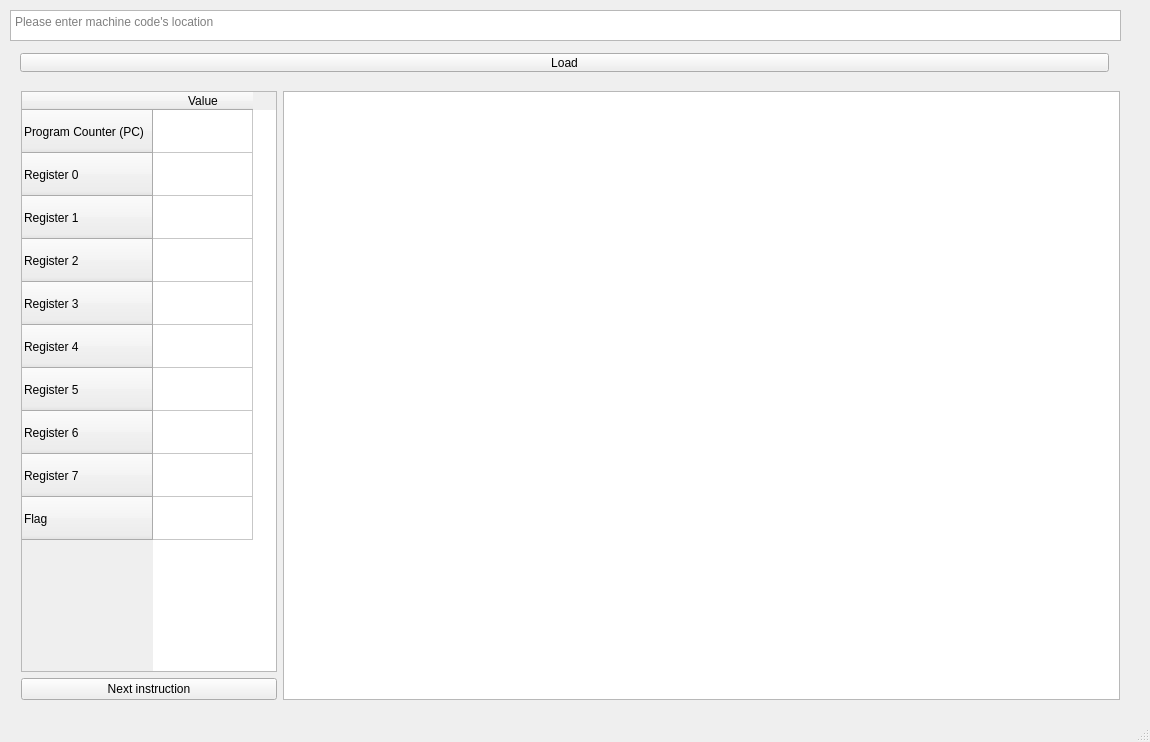
<?xml version="1.0" encoding="UTF-8"?>
<ui version="4.0">
 <class>MainWindow</class>
 <widget class="QMainWindow" name="MainWindow">
  <property name="geometry">
   <rect>
    <x>0</x>
    <y>0</y>
    <width>1150</width>
    <height>742</height>
   </rect>
  </property>
  <property name="windowTitle">
   <string>Ferda The Debugger</string>
  </property>
  <widget class="QWidget" name="centralWidget">
   <widget class="QTextEdit" name="textEdit">
    <property name="geometry">
     <rect>
      <x>10</x>
      <y>10</y>
      <width>1111</width>
      <height>31</height>
     </rect>
    </property>
    <property name="html">
     <string>&lt;!DOCTYPE HTML PUBLIC &quot;-//W3C//DTD HTML 4.0//EN&quot; &quot;http://www.w3.org/TR/REC-html40/strict.dtd&quot;&gt;
&lt;html&gt;&lt;head&gt;&lt;meta name=&quot;qrichtext&quot; content=&quot;1&quot; /&gt;&lt;style type=&quot;text/css&quot;&gt;
p, li { white-space: pre-wrap; }
&lt;/style&gt;&lt;/head&gt;&lt;body style=&quot; font-family:'Sans Serif'; font-size:9pt; font-weight:400; font-style:normal;&quot;&gt;
&lt;p style=&quot;-qt-paragraph-type:empty; margin-top:0px; margin-bottom:0px; margin-left:0px; margin-right:0px; -qt-block-indent:0; text-indent:0px;&quot;&gt;&lt;br /&gt;&lt;/p&gt;&lt;/body&gt;&lt;/html&gt;</string>
    </property>
    <property name="placeholderText">
     <string>Please enter machine code's location</string>
    </property>
   </widget>
   <widget class="QWidget" name="layoutWidget">
    <property name="geometry">
     <rect>
      <x>10</x>
      <y>80</y>
      <width>1121</width>
      <height>631</height>
     </rect>
    </property>
    <layout class="QHBoxLayout" name="horizontalLayout_2">
     <property name="sizeConstraint">
      <enum>QLayout::SetMinimumSize</enum>
     </property>
     <item>
      <layout class="QVBoxLayout" name="verticalLayout">
       <property name="sizeConstraint">
        <enum>QLayout::SetFixedSize</enum>
       </property>
       <item>
        <widget class="QTableWidget" name="tableWidget">
         <property name="sizePolicy">
          <sizepolicy hsizetype="Minimum" vsizetype="Expanding">
           <horstretch>0</horstretch>
           <verstretch>0</verstretch>
          </sizepolicy>
         </property>
         <property name="editTriggers">
          <set>QAbstractItemView::NoEditTriggers</set>
         </property>
         <property name="rowCount">
          <number>10</number>
         </property>
         <attribute name="horizontalHeaderVisible">
          <bool>true</bool>
         </attribute>
         <attribute name="horizontalHeaderCascadingSectionResizes">
          <bool>false</bool>
         </attribute>
         <attribute name="horizontalHeaderDefaultSectionSize">
          <number>100</number>
         </attribute>
         <attribute name="horizontalHeaderMinimumSectionSize">
          <number>19</number>
         </attribute>
         <attribute name="horizontalHeaderShowSortIndicator" stdset="0">
          <bool>false</bool>
         </attribute>
         <attribute name="verticalHeaderVisible">
          <bool>true</bool>
         </attribute>
         <attribute name="verticalHeaderDefaultSectionSize">
          <number>43</number>
         </attribute>
         <attribute name="verticalHeaderHighlightSections">
          <bool>true</bool>
         </attribute>
         <row>
          <property name="text">
           <string>Program Counter (PC)</string>
          </property>
         </row>
         <row>
          <property name="text">
           <string>Register 0</string>
          </property>
         </row>
         <row>
          <property name="text">
           <string>Register 1</string>
          </property>
         </row>
         <row>
          <property name="text">
           <string>Register 2</string>
          </property>
         </row>
         <row>
          <property name="text">
           <string>Register 3</string>
          </property>
         </row>
         <row>
          <property name="text">
           <string>Register 4</string>
          </property>
         </row>
         <row>
          <property name="text">
           <string>Register 5</string>
          </property>
         </row>
         <row>
          <property name="text">
           <string>Register 6</string>
          </property>
         </row>
         <row>
          <property name="text">
           <string>Register 7</string>
          </property>
         </row>
         <row>
          <property name="text">
           <string>Flag</string>
          </property>
         </row>
         <column>
          <property name="text">
           <string>Value</string>
          </property>
         </column>
        </widget>
       </item>
       <item>
        <widget class="QPushButton" name="pushButton_2">
         <property name="text">
          <string>Next instruction</string>
         </property>
        </widget>
       </item>
      </layout>
     </item>
     <item>
      <widget class="QTableWidget" name="tableWidget_2">
       <property name="editTriggers">
        <set>QAbstractItemView::NoEditTriggers</set>
       </property>
       <attribute name="horizontalHeaderVisible">
        <bool>true</bool>
       </attribute>
       <attribute name="verticalHeaderVisible">
        <bool>true</bool>
       </attribute>
      </widget>
     </item>
    </layout>
   </widget>
   <widget class="QLabel" name="label">
    <property name="geometry">
     <rect>
      <x>10</x>
      <y>60</y>
      <width>501</width>
      <height>21</height>
     </rect>
    </property>
    <property name="text">
     <string/>
    </property>
   </widget>
   <widget class="QWidget" name="layoutWidget">
    <property name="geometry">
     <rect>
      <x>9</x>
      <y>42</y>
      <width>1111</width>
      <height>41</height>
     </rect>
    </property>
    <layout class="QHBoxLayout" name="horizontalLayout">
     <item>
      <widget class="QPushButton" name="pushButton">
       <property name="text">
        <string>Load</string>
       </property>
      </widget>
     </item>
    </layout>
   </widget>
   <zorder>textEdit</zorder>
   <zorder>layoutWidget</zorder>
   <zorder>layoutWidget</zorder>
   <zorder>label</zorder>
  </widget>
  <widget class="QStatusBar" name="statusBar"/>
 </widget>
 <layoutdefault spacing="6" margin="11"/>
 <resources/>
 <connections/>
</ui>
